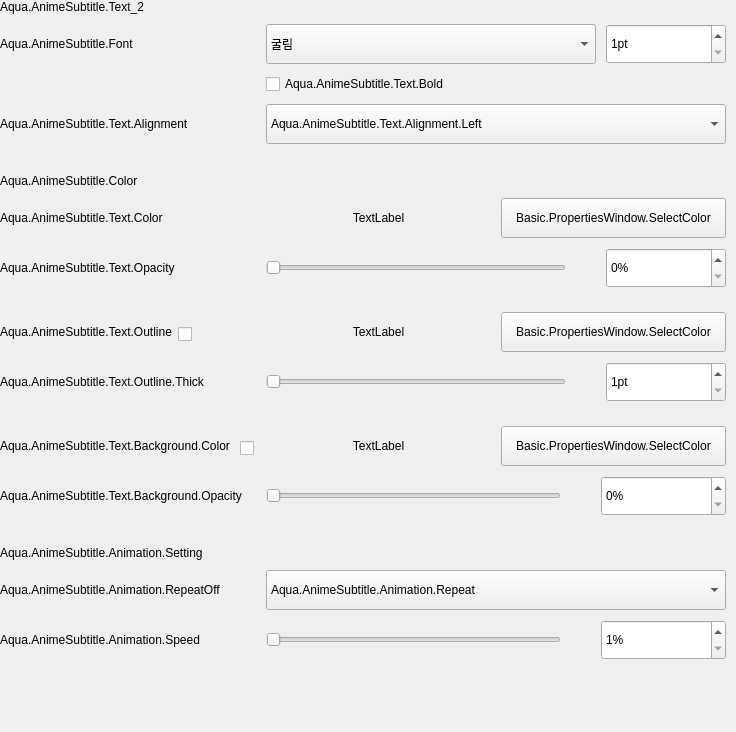
              <widget class="QWidget" name="scrollAreaWidgetContents_2">
               <property name="geometry">
                <rect>
                 <x>0</x>
                 <y>0</y>
                 <width>736</width>
                 <height>732</height>
                </rect>
               </property>
               <layout class="QGridLayout" name="gridLayout_2">
                <property name="leftMargin">
                 <number>0</number>
                </property>
                <property name="topMargin">
                 <number>0</number>
                </property>
                <property name="rightMargin">
                 <number>10</number>
                </property>
                <property name="bottomMargin">
                 <number>0</number>
                </property>
                <property name="spacing">
                 <number>10</number>
                </property>
                <item row="6" column="0">
                 <widget class="QLabel" name="label_16">
                  <property name="text">
                   <string>Aqua.AnimeSubtitle.Text.Color</string>
                  </property>
                 </widget>
                </item>
                <item row="15" column="0">
                 <widget class="QLabel" name="label_AnimationSection">
                  <property name="text">
                   <string>Aqua.AnimeSubtitle.Animation.Setting</string>
                  </property>
                 </widget>
                </item>
                <item row="4" column="1">
                 <spacer name="verticalSpacer_2">
                  <property name="orientation">
                   <enum>Qt::Vertical</enum>
                  </property>
                  <property name="sizeType">
                   <enum>QSizePolicy::Fixed</enum>
                  </property>
                  <property name="sizeHint" stdset="0">
                   <size>
                    <width>20</width>
                    <height>20</height>
                   </size>
                  </property>
                 </spacer>
                </item>
                <item row="6" column="1">
                 <layout class="QHBoxLayout" name="horizontalLayout_5">
                  <item>
                   <widget class="QLabel" name="label_FontColor">
                    <property name="minimumSize">
                     <size>
                      <width>225</width>
                      <height>40</height>
                     </size>
                    </property>
                    <property name="maximumSize">
                     <size>
                      <width>225</width>
                      <height>40</height>
                     </size>
                    </property>
                    <property name="text">
                     <string>TextLabel</string>
                    </property>
                    <property name="alignment">
                     <set>Qt::AlignCenter</set>
                    </property>
                   </widget>
                  </item>
                  <item>
                   <widget class="QPushButton" name="pushButton_FontColor">
                    <property name="minimumSize">
                     <size>
                      <width>225</width>
                      <height>40</height>
                     </size>
                    </property>
                    <property name="maximumSize">
                     <size>
                      <width>225</width>
                      <height>40</height>
                     </size>
                    </property>
                    <property name="text">
                     <string>Basic.PropertiesWindow.SelectColor</string>
                    </property>
                    <property name="pushButtonTheme" stdset="0">
                     <string>type4</string>
                    </property>
                   </widget>
                  </item>
                 </layout>
                </item>
                <item row="12" column="0">
                 <layout class="QHBoxLayout" name="horizontalLayout_13">
                  <item>
                   <widget class="QLabel" name="label_22">
                    <property name="text">
                     <string>Aqua.AnimeSubtitle.Text.Background.Color</string>
                    </property>
                   </widget>
                  </item>
                  <item>
                   <layout class="QHBoxLayout" name="horizontalLayout_14">
                    <property name="leftMargin">
                     <number>0</number>
                    </property>
                    <property name="topMargin">
                     <number>5</number>
                    </property>
                    <item>
                     <widget class="QCheckBox" name="checkBox_Background">
                      <property name="sizePolicy">
                       <sizepolicy hsizetype="Minimum" vsizetype="Fixed">
                        <horstretch>0</horstretch>
                        <verstretch>0</verstretch>
                       </sizepolicy>
                      </property>
                      <property name="text">
                       <string/>
                      </property>
                     </widget>
                    </item>
                    <item>
                     <spacer name="horizontalSpacer_2">
                      <property name="orientation">
                       <enum>Qt::Horizontal</enum>
                      </property>
                      <property name="sizeHint" stdset="0">
                       <size>
                        <width>40</width>
                        <height>20</height>
                       </size>
                      </property>
                     </spacer>
                    </item>
                   </layout>
                  </item>
                 </layout>
                </item>
                <item row="16" column="0">
                 <widget class="QLabel" name="label_26">
                  <property name="text">
                   <string>Aqua.AnimeSubtitle.Animation.RepeatOff</string>
                  </property>
                 </widget>
                </item>
                <item row="8" column="1">
                 <spacer name="verticalSpacer_3">
                  <property name="orientation">
                   <enum>Qt::Vertical</enum>
                  </property>
                  <property name="sizeType">
                   <enum>QSizePolicy::Fixed</enum>
                  </property>
                  <property name="sizeHint" stdset="0">
                   <size>
                    <width>20</width>
                    <height>14</height>
                   </size>
                  </property>
                 </spacer>
                </item>
                <item row="12" column="1">
                 <layout class="QHBoxLayout" name="horizontalLayout_16">
                  <item>
                   <widget class="QLabel" name="label_BackgroundColor">
                    <property name="minimumSize">
                     <size>
                      <width>225</width>
                      <height>40</height>
                     </size>
                    </property>
                    <property name="maximumSize">
                     <size>
                      <width>225</width>
                      <height>40</height>
                     </size>
                    </property>
                    <property name="text">
                     <string>TextLabel</string>
                    </property>
                    <property name="alignment">
                     <set>Qt::AlignCenter</set>
                    </property>
                   </widget>
                  </item>
                  <item>
                   <widget class="QPushButton" name="pushButton_BackgroundColor">
                    <property name="minimumSize">
                     <size>
                      <width>225</width>
                      <height>40</height>
                     </size>
                    </property>
                    <property name="maximumSize">
                     <size>
                      <width>225</width>
                      <height>40</height>
                     </size>
                    </property>
                    <property name="text">
                     <string>Basic.PropertiesWindow.SelectColor</string>
                    </property>
                   </widget>
                  </item>
                 </layout>
                </item>
                <item row="14" column="1">
                 <spacer name="verticalSpacer_5">
                  <property name="orientation">
                   <enum>Qt::Vertical</enum>
                  </property>
                  <property name="sizeType">
                   <enum>QSizePolicy::Fixed</enum>
                  </property>
                  <property name="sizeHint" stdset="0">
                   <size>
                    <width>20</width>
                    <height>20</height>
                   </size>
                  </property>
                 </spacer>
                </item>
                <item row="13" column="0">
                 <widget class="QLabel" name="label_24">
                  <property name="text">
                   <string>Aqua.AnimeSubtitle.Text.Background.Opacity</string>
                  </property>
                 </widget>
                </item>
                <item row="3" column="0">
                 <widget class="QLabel" name="label_15">
                  <property name="text">
                   <string>Aqua.AnimeSubtitle.Text.Alignment</string>
                  </property>
                 </widget>
                </item>
                <item row="7" column="1">
                 <layout class="QHBoxLayout" name="horizontalLayout_6">
                  <property name="spacing">
                   <number>40</number>
                  </property>
                  <property name="bottomMargin">
                   <number>0</number>
                  </property>
                  <item>
                   <widget class="SliderIgnoreScroll" name="slider_FontTransparency">
                    <property name="minimumSize">
                     <size>
                      <width>0</width>
                      <height>0</height>
                     </size>
                    </property>
                    <property name="maximumSize">
                     <size>
                      <width>16777215</width>
                      <height>16777215</height>
                     </size>
                    </property>
                    <property name="maximum">
                     <number>100</number>
                    </property>
                    <property name="orientation">
                     <enum>Qt::Horizontal</enum>
                    </property>
                   </widget>
                  </item>
                  <item>
                   <widget class="QSpinBox" name="spinBox_FontTransparency">
                    <property name="minimumSize">
                     <size>
                      <width>120</width>
                      <height>40</height>
                     </size>
                    </property>
                    <property name="maximumSize">
                     <size>
                      <width>120</width>
                      <height>40</height>
                     </size>
                    </property>
                    <property name="suffix">
                     <string>%</string>
                    </property>
                    <property name="maximum">
                     <number>100</number>
                    </property>
                   </widget>
                  </item>
                 </layout>
                </item>
                <item row="3" column="1">
                 <widget class="QComboBox" name="comboBox_FontAlignType">
                  <property name="minimumSize">
                   <size>
                    <width>0</width>
                    <height>40</height>
                   </size>
                  </property>
                  <property name="maximumSize">
                   <size>
                    <width>16777215</width>
                    <height>40</height>
                   </size>
                  </property>
                  <property name="currentIndex">
                   <number>0</number>
                  </property>
                  <item>
                   <property name="text">
                    <string>Aqua.AnimeSubtitle.Text.Alignment.Left</string>
                   </property>
                  </item>
                  <item>
                   <property name="text">
                    <string>Aqua.AnimeSubtitle.Text.Alignment.Center</string>
                   </property>
                  </item>
                  <item>
                   <property name="text">
                    <string>Aqua.AnimeSubtitle.Text.Alignment.Right</string>
                   </property>
                  </item>
                 </widget>
                </item>
                <item row="13" column="1">
                 <layout class="QHBoxLayout" name="horizontalLayout_17">
                  <property name="spacing">
                   <number>40</number>
                  </property>
                  <item>
                   <widget class="SliderIgnoreScroll" name="slider_BackgroundColor">
                    <property name="maximum">
                     <number>100</number>
                    </property>
                    <property name="pageStep">
                     <number>1</number>
                    </property>
                    <property name="orientation">
                     <enum>Qt::Horizontal</enum>
                    </property>
                   </widget>
                  </item>
                  <item>
                   <widget class="QSpinBox" name="spinBox_BackgroundColor">
                    <property name="minimumSize">
                     <size>
                      <width>125</width>
                      <height>40</height>
                     </size>
                    </property>
                    <property name="maximumSize">
                     <size>
                      <width>125</width>
                      <height>40</height>
                     </size>
                    </property>
                    <property name="suffix">
                     <string>%</string>
                    </property>
                    <property name="maximum">
                     <number>100</number>
                    </property>
                   </widget>
                  </item>
                 </layout>
                </item>
                <item row="18" column="1">
                 <spacer name="verticalSpacer">
                  <property name="orientation">
                   <enum>Qt::Vertical</enum>
                  </property>
                  <property name="sizeHint" stdset="0">
                   <size>
                    <width>20</width>
                    <height>40</height>
                   </size>
                  </property>
                 </spacer>
                </item>
                <item row="0" column="0">
                 <widget class="QLabel" name="label_SubTitleSection">
                  <property name="minimumSize">
                   <size>
                    <width>170</width>
                    <height>0</height>
                   </size>
                  </property>
                  <property name="maximumSize">
                   <size>
                    <width>170</width>
                    <height>16777215</height>
                   </size>
                  </property>
                  <property name="text">
                   <string>Aqua.AnimeSubtitle.Text_2</string>
                  </property>
                 </widget>
                </item>
                <item row="5" column="0">
                 <widget class="QLabel" name="label_ColorSection">
                  <property name="text">
                   <string>Aqua.AnimeSubtitle.Color</string>
                  </property>
                 </widget>
                </item>
                <item row="9" column="0">
                 <layout class="QHBoxLayout" name="horizontalLayout_10">
                  <property name="spacing">
                   <number>6</number>
                  </property>
                  <property name="bottomMargin">
                   <number>0</number>
                  </property>
                  <item>
                   <widget class="QLabel" name="label_19">
                    <property name="text">
                     <string>Aqua.AnimeSubtitle.Text.Outline</string>
                    </property>
                   </widget>
                  </item>
                  <item>
                   <layout class="QHBoxLayout" name="horizontalLayout_15">
                    <property name="spacing">
                     <number>6</number>
                    </property>
                    <property name="leftMargin">
                     <number>0</number>
                    </property>
                    <property name="topMargin">
                     <number>5</number>
                    </property>
                    <item>
                     <widget class="QCheckBox" name="checkBox_Outline">
                      <property name="sizePolicy">
                       <sizepolicy hsizetype="Minimum" vsizetype="Fixed">
                        <horstretch>0</horstretch>
                        <verstretch>0</verstretch>
                       </sizepolicy>
                      </property>
                      <property name="text">
                       <string/>
                      </property>
                     </widget>
                    </item>
                    <item>
                     <spacer name="horizontalSpacer">
                      <property name="orientation">
                       <enum>Qt::Horizontal</enum>
                      </property>
                      <property name="sizeHint" stdset="0">
                       <size>
                        <width>40</width>
                        <height>20</height>
                       </size>
                      </property>
                     </spacer>
                    </item>
                   </layout>
                  </item>
                 </layout>
                </item>
                <item row="7" column="0">
                 <widget class="QLabel" name="label_18">
                  <property name="text">
                   <string>Aqua.AnimeSubtitle.Text.Opacity</string>
                  </property>
                 </widget>
                </item>
                <item row="1" column="1">
                 <layout class="QHBoxLayout" name="horizontalLayout_3">
                  <item>
                   <widget class="QComboBox" name="comboBox_FontFace">
                    <property name="minimumSize">
                     <size>
                      <width>0</width>
                      <height>40</height>
                     </size>
                    </property>
                    <property name="maximumSize">
                     <size>
                      <width>16777215</width>
                      <height>40</height>
                     </size>
                    </property>
                    <item>
                     <property name="text">
                      <string>굴림</string>
                     </property>
                    </item>
                    <item>
                     <property name="text">
                      <string>바탕</string>
                     </property>
                    </item>
                    <item>
                     <property name="text">
                      <string>나눔고딕</string>
                     </property>
                    </item>
                    <item>
                     <property name="text">
                      <string>나눔명조</string>
                     </property>
                    </item>
                    <item>
                     <property name="text">
                      <string>나눔손글씨 붓</string>
                     </property>
                    </item>
                    <item>
                     <property name="text">
                      <string>나눔손글씨 펜</string>
                     </property>
                    </item>
                    <item>
                     <property name="text">
                      <string>배달의민족 한나</string>
                     </property>
                    </item>
                    <item>
                     <property name="text">
                      <string>제주고딕</string>
                     </property>
                    </item>
                    <item>
                     <property name="text">
                      <string>제주한라산</string>
                     </property>
                    </item>
                    <item>
                     <property name="text">
                      <string>제주명조</string>
                     </property>
                    </item>
                    <item>
                     <property name="text">
                      <string>울산중구전용서체</string>
                     </property>
                    </item>
                    <item>
                     <property name="text">
                      <string>남양주 다산체</string>
                     </property>
                    </item>
                    <item>
                     <property name="text">
                      <string>안경잡이체</string>
                     </property>
                    </item>
                    <item>
                     <property name="text">
                      <string>가나초콜렛체</string>
                     </property>
                    </item>
                    <item>
                     <property name="text">
                      <string>한스푼 파인체</string>
                     </property>
                    </item>
                    <item>
                     <property name="text">
                      <string>한글재민체</string>
                     </property>
                    </item>
                    <item>
                     <property name="text">
                      <string>꽃길체</string>
                     </property>
                    </item>
                    <item>
                     <property name="text">
                      <string>신과장체</string>
                     </property>
                    </item>
                    <item>
                     <property name="text">
                      <string>빙그레체</string>
                     </property>
                    </item>
                    <item>
                     <property name="text">
                      <string>미생체</string>
                     </property>
                    </item>
                    <item>
                     <property name="text">
                      <string>티몬 몬소리체</string>
                     </property>
                    </item>
                    <item>
                     <property name="text">
                      <string>더페이스샵 잉크립퀴드체</string>
                     </property>
                    </item>
                    <item>
                     <property name="text">
                      <string>tvn 즐거운이야기체</string>
                     </property>
                    </item>
                    <item>
                     <property name="text">
                      <string>KoPub바탕체</string>
                     </property>
                    </item>
                    <item>
                     <property name="text">
                      <string>Jua</string>
                     </property>
                    </item>
                    <item>
                     <property name="text">
                      <string>쿠키런 글꼴</string>
                     </property>
                    </item>
                    <item>
                     <property name="text">
                      <string>정선아리랑체</string>
                     </property>
                    </item>
                    <item>
                     <property name="text">
                      <string>둥근모</string>
                     </property>
                    </item>
                   </widget>
                  </item>
                  <item>
                   <widget class="QSpinBox" name="spinBox_FontSize">
                    <property name="minimumSize">
                     <size>
                      <width>0</width>
                      <height>40</height>
                     </size>
                    </property>
                    <property name="maximumSize">
                     <size>
                      <width>120</width>
                      <height>40</height>
                     </size>
                    </property>
                    <property name="suffix">
                     <string>pt</string>
                    </property>
                    <property name="minimum">
                     <number>1</number>
                    </property>
                   </widget>
                  </item>
                 </layout>
                </item>
                <item row="1" column="0">
                 <widget class="QLabel" name="label_13">
                  <property name="minimumSize">
                   <size>
                    <width>0</width>
                    <height>0</height>
                   </size>
                  </property>
                  <property name="maximumSize">
                   <size>
                    <width>16777215</width>
                    <height>16777215</height>
                   </size>
                  </property>
                  <property name="text">
                   <string>Aqua.AnimeSubtitle.Font</string>
                  </property>
                 </widget>
                </item>
                <item row="2" column="1">
                 <widget class="QCheckBox" name="checkBox_FontBold">
                  <property name="text">
                   <string>Aqua.AnimeSubtitle.Text.Bold</string>
                  </property>
                 </widget>
                </item>
                <item row="10" column="0">
                 <widget class="QLabel" name="label_21">
                  <property name="text">
                   <string>Aqua.AnimeSubtitle.Text.Outline.Thick</string>
                  </property>
                 </widget>
                </item>
                <item row="10" column="1">
                 <layout class="QHBoxLayout" name="horizontalLayout_12">
                  <property name="spacing">
                   <number>40</number>
                  </property>
                  <property name="bottomMargin">
                   <number>0</number>
                  </property>
                  <item>
                   <widget class="SliderIgnoreScroll" name="slider_OutlineSize">
                    <property name="minimum">
                     <number>1</number>
                    </property>
                    <property name="maximum">
                     <number>4</number>
                    </property>
                    <property name="pageStep">
                     <number>1</number>
                    </property>
                    <property name="orientation">
                     <enum>Qt::Horizontal</enum>
                    </property>
                   </widget>
                  </item>
                  <item>
                   <widget class="QSpinBox" name="spinBox_OutlineSize">
                    <property name="minimumSize">
                     <size>
                      <width>120</width>
                      <height>40</height>
                     </size>
                    </property>
                    <property name="maximumSize">
                     <size>
                      <width>120</width>
                      <height>40</height>
                     </size>
                    </property>
                    <property name="suffix">
                     <string>pt</string>
                    </property>
                    <property name="minimum">
                     <number>1</number>
                    </property>
                    <property name="maximum">
                     <number>4</number>
                    </property>
                   </widget>
                  </item>
                 </layout>
                </item>
                <item row="11" column="1">
                 <spacer name="verticalSpacer_4">
                  <property name="orientation">
                   <enum>Qt::Vertical</enum>
                  </property>
                  <property name="sizeType">
                   <enum>QSizePolicy::Fixed</enum>
                  </property>
                  <property name="sizeHint" stdset="0">
                   <size>
                    <width>0</width>
                    <height>14</height>
                   </size>
                  </property>
                 </spacer>
                </item>
                <item row="9" column="1">
                 <layout class="QHBoxLayout" name="horizontalLayout_11">
                  <item>
                   <widget class="QLabel" name="label_OutlineColor">
                    <property name="minimumSize">
                     <size>
                      <width>225</width>
                      <height>40</height>
                     </size>
                    </property>
                    <property name="maximumSize">
                     <size>
                      <width>225</width>
                      <height>40</height>
                     </size>
                    </property>
                    <property name="text">
                     <string>TextLabel</string>
                    </property>
                    <property name="alignment">
                     <set>Qt::AlignCenter</set>
                    </property>
                   </widget>
                  </item>
                  <item>
                   <widget class="QPushButton" name="pushButton_OutlineColor">
                    <property name="minimumSize">
                     <size>
                      <width>225</width>
                      <height>40</height>
                     </size>
                    </property>
                    <property name="maximumSize">
                     <size>
                      <width>225</width>
                      <height>40</height>
                     </size>
                    </property>
                    <property name="text">
                     <string>Basic.PropertiesWindow.SelectColor</string>
                    </property>
                   </widget>
                  </item>
                 </layout>
                </item>
                <item row="17" column="0">
                 <widget class="QLabel" name="label_27">
                  <property name="text">
                   <string>Aqua.AnimeSubtitle.Animation.Speed</string>
                  </property>
                 </widget>
                </item>
                <item row="16" column="1">
                 <widget class="QComboBox" name="comboBox_UseAnimation">
                  <property name="minimumSize">
                   <size>
                    <width>0</width>
                    <height>40</height>
                   </size>
                  </property>
                  <property name="maximumSize">
                   <size>
                    <width>16777215</width>
                    <height>40</height>
                   </size>
                  </property>
                  <item>
                   <property name="text">
                    <string>Aqua.AnimeSubtitle.Animation.Repeat</string>
                   </property>
                  </item>
                  <item>
                   <property name="text">
                    <string>Aqua.AnimeSubtitle.Animation.Stop</string>
                   </property>
                  </item>
                 </widget>
                </item>
                <item row="17" column="1">
                 <layout class="QHBoxLayout" name="horizontalLayout_18">
                  <property name="spacing">
                   <number>40</number>
                  </property>
                  <item>
                   <widget class="SliderIgnoreScroll" name="slider_AnimationSpeed">
                    <property name="maximum">
                     <number>100</number>
                    </property>
                    <property name="orientation">
                     <enum>Qt::Horizontal</enum>
                    </property>
                   </widget>
                  </item>
                  <item>
                   <widget class="QSpinBox" name="spinBox_AnimationSpeed">
                    <property name="minimumSize">
                     <size>
                      <width>125</width>
                      <height>40</height>
                     </size>
                    </property>
                    <property name="maximumSize">
                     <size>
                      <width>125</width>
                      <height>40</height>
                     </size>
                    </property>
                    <property name="suffix">
                     <string>%</string>
                    </property>
                    <property name="minimum">
                     <number>1</number>
                    </property>
                    <property name="maximum">
                     <number>100</number>
                    </property>
                   </widget>
                  </item>
                 </layout>
                </item>
               </layout>
              </widget>
